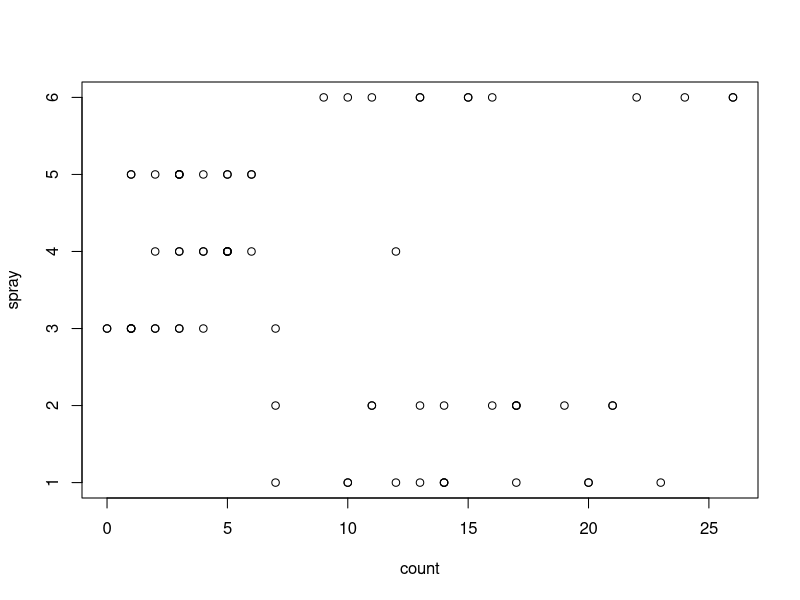
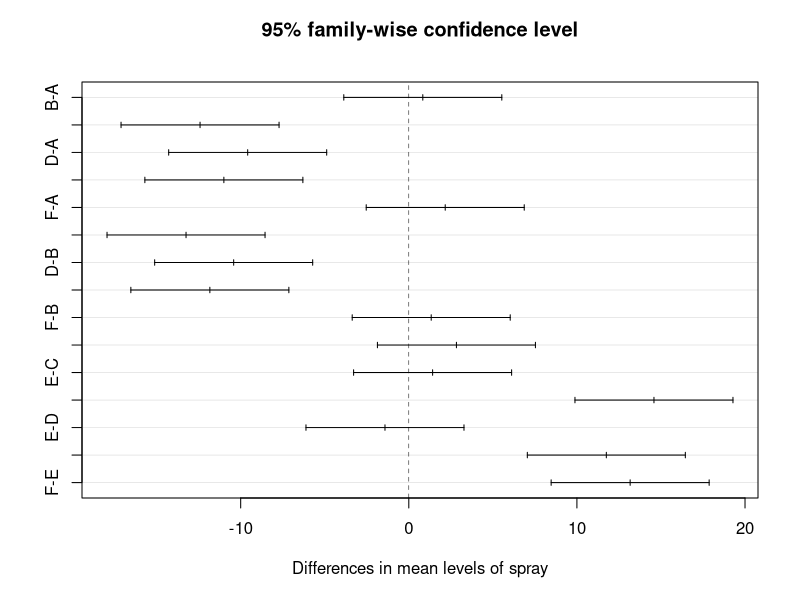
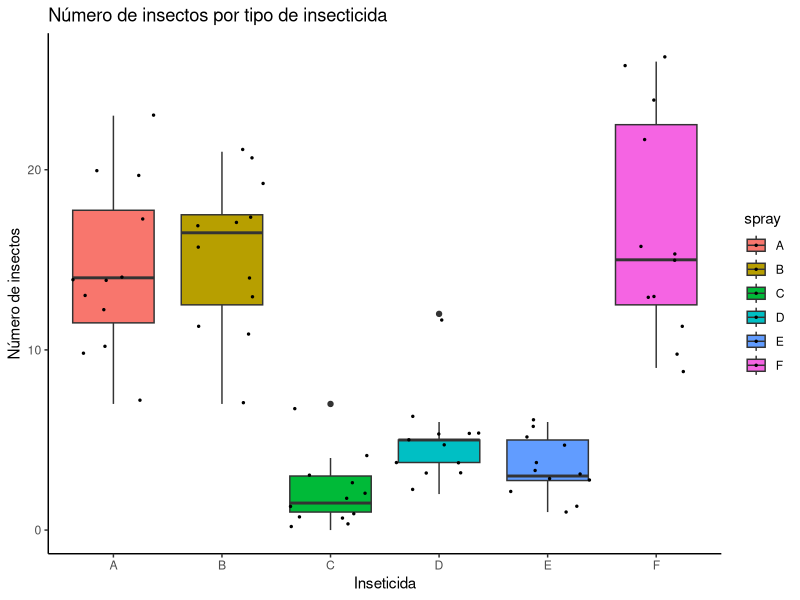
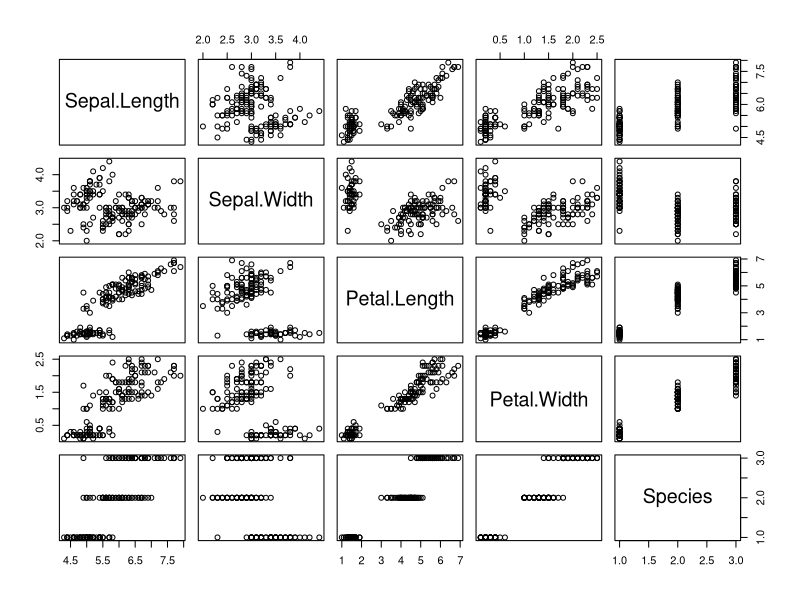
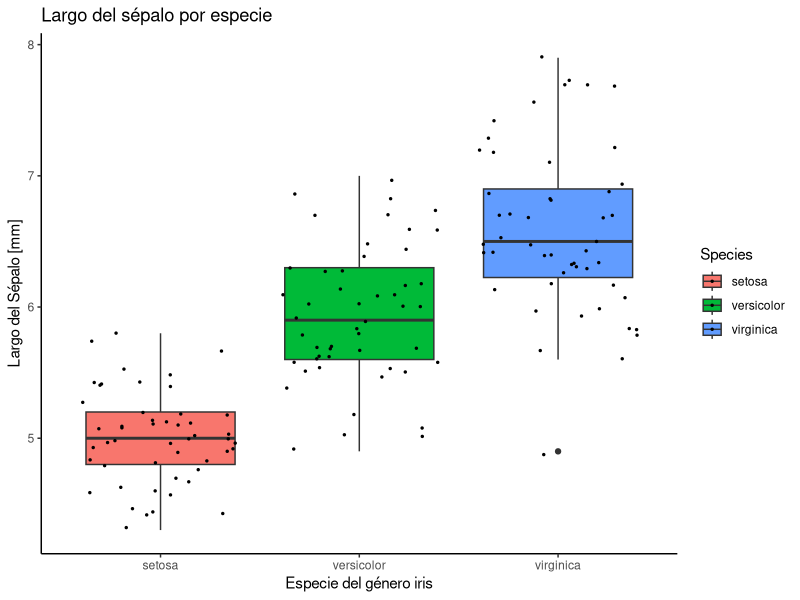
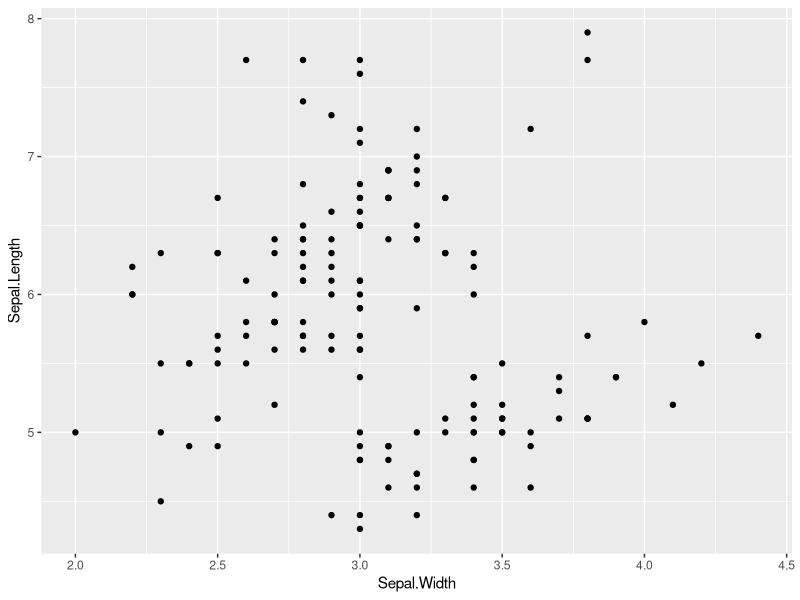
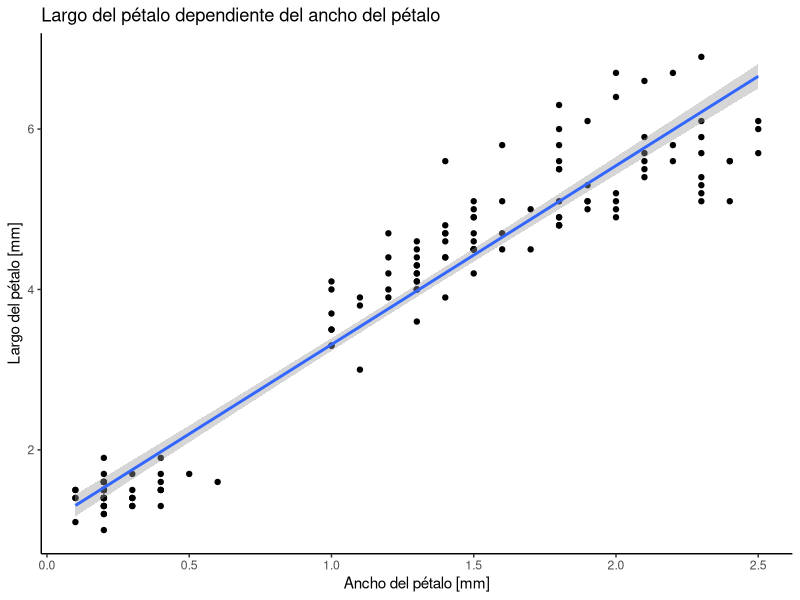

Write the R code that produced these figures, in order.
## ---- chunk 1
knitr::opts_chunk$set(echo = TRUE)
## ---- chunk 2
edades = c(21, 27, 21, 24, 23, 24)
edades[-1]
## ---- chunk 3
estudiantes = list(nombres = c("Michael", "Dayan"), 
                   edades = c(21, 27))
estudiantes$edades[2]
## ---- chunk 4
estudiantes = data.frame(list(nombres = c("Michael", "Dayan"), 
                   edades = c(21, 27))) 
estudiantes$edades[2]
## ---- chunk 5
head(InsectSprays,2)
## ---- chunk 6
str(InsectSprays)
## ---- chunk 7
summary(InsectSprays)
## ---- chunk 8
plot(InsectSprays)
## ---- chunk 9
library(dplyr)
resumen = InsectSprays %>% group_by(spray) %>%  
  summarise(mean = mean(count), 
            sd = sd(count),
            n = n(), 
            se = sd/sqrt(n))
resumen
## ---- chunk 10
anova(lm(count ~ spray, data = InsectSprays))
## ---- chunk 11
aov1 = aov(count ~ spray, data = InsectSprays)

avoTk = TukeyHSD(aov1, "spray")
plot(avoTk)
## ---- chunk 12
library(ggplot2)
ggplot(InsectSprays, aes(x = spray, y = count, fill = spray)) +
  geom_boxplot() +
  geom_jitter(size = 0.5) + 
  theme_classic() +
  labs(title = "Número de insectos por tipo de insecticida", 
       x = "Inseticida", 
       y = "Número de insectos")
## ---- chunk 13
plot(iris)
str(iris)
summary(iris)
## ---- chunk 14
anova(lm(Sepal.Length ~ Species, data = iris))
## ---- chunk 15
library(ggplot2)
ggplot(iris, aes(x = Species, y = Sepal.Length, 
                 fill = Species)) +
  geom_boxplot() +
  geom_jitter(size = 0.5) + 
  theme_classic() +
  labs(title = "Largo del sépalo por especie", 
       x = "Especie del género iris", 
       y = "Largo del Sépalo [mm]")
## ---- chunk 16
summary(lm(Sepal.Length ~Sepal.Width, data = iris))
## ---- chunk 17
ggplot(iris, aes(x = Sepal.Width, y= Sepal.Length)) + 
  geom_point()
## ---- chunk 18
summary(lm(Petal.Length ~Petal.Width, data = iris))
## ---- chunk 19
ggplot(iris, aes(x = Petal.Width, y= Petal.Length)) + 
  geom_point() + 
  geom_smooth(method = "lm") + theme_classic() +
  labs(title = "Largo del pétalo dependiente del ancho del pétalo", 
       x = "Ancho del pétalo [mm]", 
       y = "Largo del pétalo [mm]")

